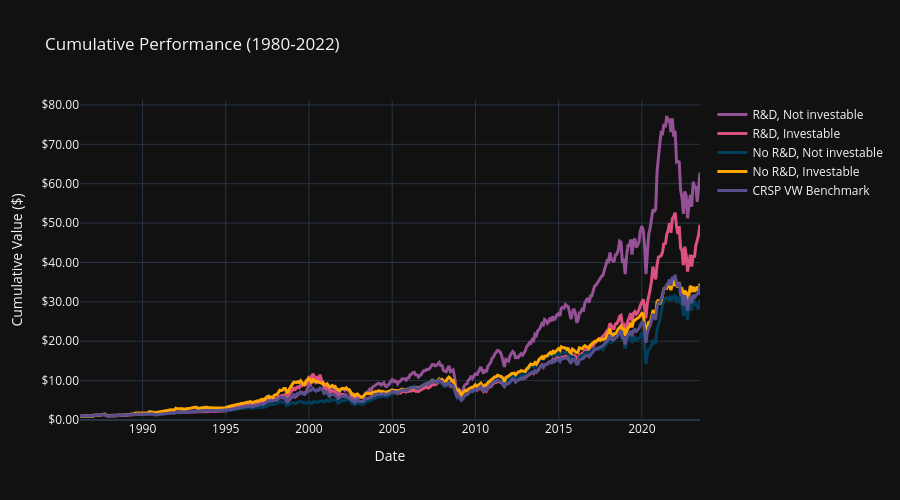

Notebook source saved alongside this figure:
### Code cell
from IPython.display import HTML, display

# Build 3-month lag results if not already computed (e.g. run this cell before the standalone 3m cell)
if 'performance_table_3m' not in dir() or not isinstance(globals().get('performance_table_3m'), pd.DataFrame):
    comp_3m = comp[['permno', 'datadate', 'rd_flag_lag1']].copy()
    comp_3m['available_date'] = pd.to_datetime(comp_3m['datadate']) + pd.Timedelta(days=90)
    comp_3m['available_date'] = comp_3m['available_date'].dt.to_period('M').dt.to_timestamp()
    comp_for_merge_3m = comp_3m[['permno', 'available_date', 'rd_flag_lag1']].dropna(subset=['rd_flag_lag1'])
    comp_for_merge_3m['permno'] = pd.to_numeric(comp_for_merge_3m['permno'], errors='coerce').astype('int64')
    comp_for_merge_3m = comp_for_merge_3m.dropna(subset=['permno'])
    comp_for_merge_3m['available_date'] = pd.to_datetime(comp_for_merge_3m['available_date']).dt.to_period('M').dt.to_timestamp()
    crsp_cols = ['permno', 'date', 'ret', 'prc', 'mktcap', 'mktcap_lag']
    merged_3m = crsp_dates.merge(comp_for_merge_3m, on='permno', how='inner')
    merged_3m = merged_3m[merged_3m['date'] >= merged_3m['available_date']]
    merged_3m = merged_3m.sort_values(['permno', 'date', 'available_date']).drop_duplicates(subset=['permno', 'date'], keep='last')
    merged_3m = merged_3m.merge(crsp[crsp_cols], on=['permno', 'date'], how='inner')
    merged_3m = merged_3m[(merged_3m['available_date'].dt.year >= 1980) & (merged_3m['available_date'].dt.year <= 2022)]
    merged_3m = merged_3m.dropna(subset=['ret', 'mktcap_lag']).query('mktcap_lag > 0')
    analysis_data_3m = merged_3m[['permno', 'date', 'ret', 'prc', 'mktcap', 'mktcap_lag', 'rd_flag_lag1']].copy()
    analysis_data_3m['research_not'] = np.where(analysis_data_3m['rd_flag_lag1'].astype(int) == 1, 'With_XRD', 'Without_XRD')
    analysis_data_3m = analysis_data_3m.sort_values(['permno', 'date'])
    prior_12_3m = analysis_data_3m.groupby('permno')['prc'].transform(lambda x: x.shift(1).rolling(12, min_periods=12).count())
    analysis_data_3m['has_prior_12_prices'] = (prior_12_3m >= 12)
    analysis_data_3m['investability'] = np.where((analysis_data_3m['mktcap_lag'] >= 15e6) & analysis_data_3m['has_prior_12_prices'], 'Yes', 'No')
    analysis_data_3m['portfolio_id'] = analysis_data_3m['research_not'] + '_' + analysis_data_3m['investability']
    portfolio_returns_3m = calculate_portfolio_returns(analysis_data_3m, 'research_not')
    portfolio_returns_8_3m = calculate_portfolio_returns(analysis_data_3m, 'portfolio_id')
    portfolio_metrics_3m = calculate_all_portfolio_metrics(portfolio_returns_3m, market_returns, 'R&D Portfolio', rf_rate_monthly)
    portfolio_metrics_8_3m = calculate_all_portfolio_metrics(portfolio_returns_8_3m, market_returns, 'R&D × Investability', rf_rate_monthly)
    performance_table_3m = format_performance_table(portfolio_metrics_3m)
    performance_table_8_3m = format_performance_table(portfolio_metrics_8_3m)
    alpha_table_8_3m = create_alpha_table(portfolio_metrics_8_3m, market_returns, rf_rate_monthly)

# Build 12-month lag results if not already computed
if 'performance_table_12m' not in dir() or not isinstance(globals().get('performance_table_12m'), pd.DataFrame):
    comp_12m = comp[['permno', 'datadate', 'rd_flag_lag1']].copy()
    comp_12m['available_date'] = pd.to_datetime(comp_12m['datadate']) + pd.Timedelta(days=365)
    comp_12m['available_date'] = comp_12m['available_date'].dt.to_period('M').dt.to_timestamp()
    comp_for_merge_12m = comp_12m[['permno', 'available_date', 'rd_flag_lag1']].dropna(subset=['rd_flag_lag1'])
    comp_for_merge_12m['permno'] = pd.to_numeric(comp_for_merge_12m['permno'], errors='coerce').astype('int64')
    comp_for_merge_12m = comp_for_merge_12m.dropna(subset=['permno'])
    comp_for_merge_12m['available_date'] = pd.to_datetime(comp_for_merge_12m['available_date']).dt.to_period('M').dt.to_timestamp()
    merged_12m = crsp_dates.merge(comp_for_merge_12m, on='permno', how='inner')
    merged_12m = merged_12m[merged_12m['date'] >= merged_12m['available_date']]
    merged_12m = merged_12m.sort_values(['permno', 'date', 'available_date']).drop_duplicates(subset=['permno', 'date'], keep='last')
    merged_12m = merged_12m.merge(crsp[crsp_cols], on=['permno', 'date'], how='inner')
    merged_12m = merged_12m[(merged_12m['available_date'].dt.year >= 1980) & (merged_12m['available_date'].dt.year <= 2022)]
    merged_12m = merged_12m.dropna(subset=['ret', 'mktcap_lag']).query('mktcap_lag > 0')
    analysis_data_12m = merged_12m[['permno', 'date', 'ret', 'prc', 'mktcap', 'mktcap_lag', 'rd_flag_lag1']].copy()
    analysis_data_12m['research_not'] = np.where(analysis_data_12m['rd_flag_lag1'].astype(int) == 1, 'With_XRD', 'Without_XRD')
    analysis_data_12m = analysis_data_12m.sort_values(['permno', 'date'])
    prior_12_12m = analysis_data_12m.groupby('permno')['prc'].transform(lambda x: x.shift(1).rolling(12, min_periods=12).count())
    analysis_data_12m['has_prior_12_prices'] = (prior_12_12m >= 12)
    analysis_data_12m['investability'] = np.where((analysis_data_12m['mktcap_lag'] >= 15e6) & analysis_data_12m['has_prior_12_prices'], 'Yes', 'No')
    analysis_data_12m['portfolio_id'] = analysis_data_12m['research_not'] + '_' + analysis_data_12m['investability']
    portfolio_returns_12m = calculate_portfolio_returns(analysis_data_12m, 'research_not')
    portfolio_returns_8_12m = calculate_portfolio_returns(analysis_data_12m, 'portfolio_id')
    portfolio_metrics_12m = calculate_all_portfolio_metrics(portfolio_returns_12m, market_returns, 'R&D Portfolio', rf_rate_monthly)
    portfolio_metrics_8_12m = calculate_all_portfolio_metrics(portfolio_returns_8_12m, market_returns, 'R&D × Investability', rf_rate_monthly)
    performance_table_12m = format_performance_table(portfolio_metrics_12m)
    performance_table_8_12m = format_performance_table(portfolio_metrics_8_12m)
    alpha_table_8_12m = create_alpha_table(portfolio_metrics_8_12m, market_returns, rf_rate_monthly)

TEST_PERIOD = '1980–2022'

# ---- 3-month lag tables (same color-coding as reprex_final_extended) ----
print('\n' + '='*70)
print('Reporting lag: 3 months | Test period:', TEST_PERIOD)
print('='*70)
print('\nPerformance Table (2 portfolios):')
print(performance_table_3m.to_string())
print('\nPerformance Table — 8 portfolios (R&D × Investability):')
print(performance_table_8_3m.to_string())
print('\nAlpha Estimation Results (3-month lag):')
display(HTML(create_alpha_table_html(alpha_table_8_3m, custom_css, caption_suffix=f'<br>Test period: {TEST_PERIOD}',table_type = "3-month lag")))

# ---- 4-month lag tables ----
performance_table = format_performance_table(portfolio_metrics)
performance_table_8 = format_performance_table(portfolio_metrics_8)
print('\n' + '='*70)
print('Reporting lag: 4 months | Test period:', TEST_PERIOD)
print('='*70)
print('\nPerformance Table (2 portfolios):')
print(performance_table.to_string())
print('\nPerformance Table — 8 portfolios (R&D × Investability):')
print(performance_table_8.to_string())
print('\nAlpha Estimation Results (4-month lag):')
alpha_table_8 = create_alpha_table(portfolio_metrics_8, market_returns, rf_rate_monthly)
display(HTML(create_alpha_table_html(alpha_table_8, custom_css, caption_suffix=f'<br>Test period: {TEST_PERIOD}',table_type = "4-month lag")))

# ---- 12-month lag tables ----
print('\n' + '='*70)
print('Reporting lag: 12 months | Test period:', TEST_PERIOD)
print('='*70)
print('\nPerformance Table (2 portfolios):')
print(performance_table_12m.to_string())
print('\nPerformance Table — 8 portfolios (R&D × Investability):')
print(performance_table_8_12m.to_string())
print('\nAlpha Estimation Results (12-month lag):')
display(HTML(create_alpha_table_html(alpha_table_8_12m, custom_css, caption_suffix=f'<br>Test period: {TEST_PERIOD}', table_type="12-month lag")))

# Chart data (8 portfolios + benchmark)
chart_data_8 = portfolio_returns_8.melt(id_vars=['date', 'portfolio_id'], value_vars=['ew_return', 'vw_return'], var_name='weighting', value_name='value')
chart_data_8['key'] = chart_data_8['weighting'] + '_' + chart_data_8['portfolio_id']
market_vw = market_returns.copy()
market_vw['date'] = market_vw['date'] + pd.offsets.MonthEnd(0)
market_vw['key'] = 'vw_return_CRSP_VW_Benchmark'
market_vw['value'] = market_vw['vwretd']
chart_data = pd.concat([chart_data_8[['date', 'key', 'value']], market_vw[['date', 'key', 'value']]], ignore_index=True)
# Common start date so all series align (earliest date where every key has data)
common_start = chart_data.groupby('key')['date'].min().max()
chart_data = chart_data[chart_data['date'] >= common_start].copy()
chart_data['cumvalue'] = (1.0 + pd.to_numeric(chart_data['value'], errors='coerce')).groupby(chart_data['key']).cumprod()
chart_data['cumvalue'] = chart_data.groupby('key')['cumvalue'].transform(lambda x: x / x.iloc[0])

colors = {'CRSP VW Benchmark': '#58508d', 'R&D, Investable': '#dd5182', 'No R&D, Investable': '#ffa600', 'R&D, Not investable': '#955196', 'No R&D, Not investable': '#003f5c'}
fig_vw = create_performance_chart(chart_data, panel_type='vw', colors=colors)
fig_vw.show()

db.close()

### Figure 1 — Plotly figure (JSON) as saved in the notebook; plotly's stock layout.template omitted (floating-point values rounded to 4 significant figures; data arrays with more than 128 entries replaced by an {"elided": "..."} marker saying what was removed)
{"data": [{"line": {"color": "#955196", "width": 3}, "mode": "lines", "name": "R&D, Not investable", "type": "scatter", "x": {"elided": "448 str values"}, "y": {"elided": "448 float values"}}, {"line": {"color": "#dd5182", "width": 3}, "mode": "lines", "name": "R&D, Investable", "type": "scatter", "x": {"elided": "448 str values"}, "y": {"elided": "448 float values"}}, {"line": {"color": "#003f5c", "width": 3}, "mode": "lines", "name": "No R&D, Not investable", "type": "scatter", "x": {"elided": "448 str values"}, "y": {"elided": "448 float values"}}, {"line": {"color": "#ffa600", "width": 3}, "mode": "lines", "name": "No R&D, Investable", "type": "scatter", "x": {"elided": "448 str values"}, "y": {"elided": "448 float values"}}, {"line": {"color": "#58508d", "width": 3}, "mode": "lines", "name": "CRSP VW Benchmark", "type": "scatter", "x": {"elided": "448 str values"}, "y": {"elided": "448 float values"}}], "layout": {"height": 500, "title": {"text": "Cumulative Performance (1980-2022)"}, "xaxis": {"title": {"text": "Date"}}, "yaxis": {"rangemode": "tozero", "tickformat": "$.2f", "title": {"text": "Cumulative Value ($)"}}}}
